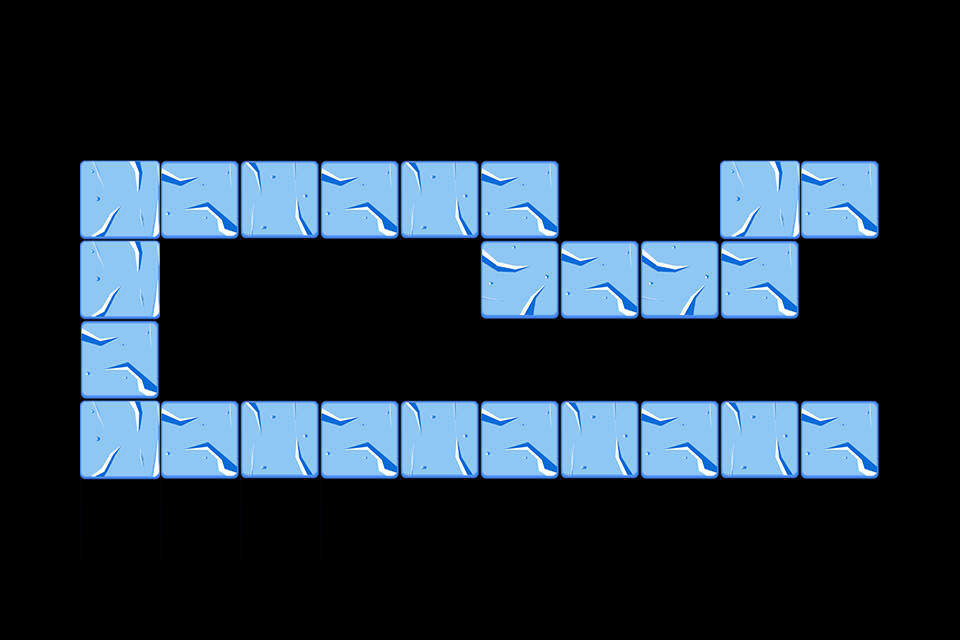

A level layout from a 2D game, rendered from its tile map. Below: a short description, then the map file with tile-grid data replaced by summaries:
An orthogonal 12x8 tile map with 80x80 px tiles, 1 tile layer (path) and 29 objects (10x path, 8x Tower, 4x 9, 4x 10, 3x 11).

<map version="1.0" orientation="orthogonal" width="12" height="8" tilewidth="80" tileheight="80">
 <properties>
  <property name="style" value="2" />
 </properties>
 <tileset firstgid="1" name="tiled4" tilewidth="80" tileheight="80">
  <image source="tiled4.png" width="240" height="240" />
 </tileset>
 <layer name="path" width="12" height="8">
  <data>[96 cells, 28 non-empty, 7 distinct tile ids]</data>
 </layer>
 <objectgroup name="path" width="12" height="8">
  <object name="path" x="800" y="160" />
  <object name="path" x="720" y="160" />
  <object name="path" x="720" y="240" />
  <object name="path" x="480" y="240" />
  <object name="path" x="480" y="160" />
  <object name="path" x="80" y="160" />
  <object name="path" x="80" y="400" />
  <object name="path" x="320" y="400" />
  <object name="path" x="720" y="400" />
  <object name="path" x="800" y="400" />
  <object name="Reward" type="9" x="160" y="80" width="80" height="80" />
  <object name="Reward" type="10" x="320" y="80" width="80" height="80" />
  <object name="Reward" type="11" x="160" y="240" width="80" height="80" />
  <object name="Reward" type="9" x="640" y="480" width="80" height="80" />
  <object name="Reward" type="10" x="560" y="320" width="80" height="80" />
  <object name="Reward" type="11" x="0" y="240" width="80" height="80" />
  <object name="Reward" type="9" x="480" y="80" width="80" height="80" />
  <object name="Reward" type="10" x="720" y="80" width="80" height="80" />
  <object name="Reward" type="11" x="720" y="320" width="80" height="80" />
  <object name="Reward" type="9" x="400" y="480" width="80" height="80" />
  <object name="Reward" type="10" x="320" y="240" width="80" height="80" />
  <object name="Tower" x="0" y="80" width="960" height="80" />
  <object name="Tower" x="560" y="160" width="160" height="80" />
  <object name="Tower" x="0" y="160" width="80" height="240" />
  <object name="Tower" x="880" y="160" width="80" height="240" />
  <object name="Tower" x="800" y="240" width="80" height="160" />
  <object name="Tower" x="480" y="320" width="320" height="80" />
  <object name="Tower" x="160" y="240" width="320" height="160" />
  <object name="Tower" x="160" y="480" width="640" height="80" />
 </objectgroup>
</map>
